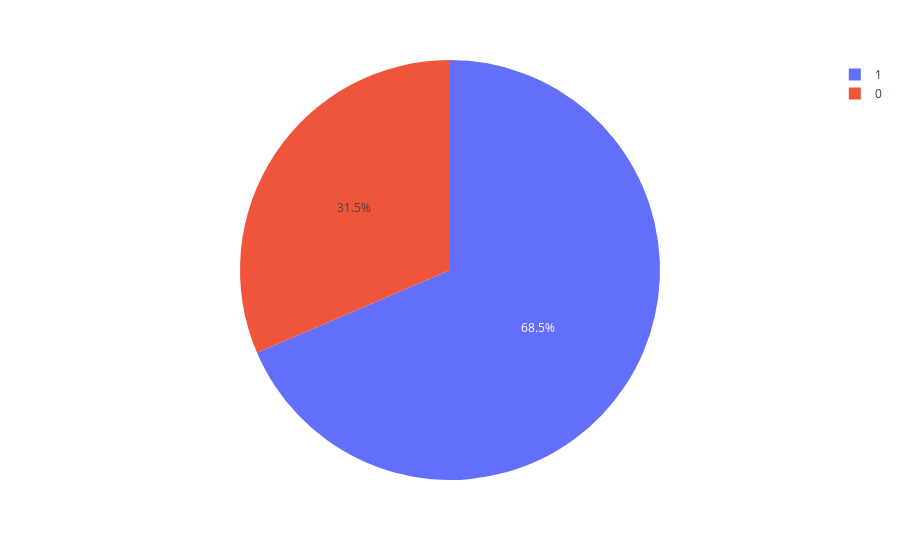

Write notebook code for a chart like this one.
### Markdown cell above
## Distribution par new_user

### Code cell
new_user_distribution = df["new_user"].value_counts().reset_index()
new_user_distribution.columns = ["new_user", "count"]

fig = px.pie(
    new_user_distribution,
    names="new_user",
    values="count",
)

fig.show()

### Figure 1 — Plotly figure (JSON) as saved in the notebook; plotly's stock layout.template omitted (floating-point values rounded to 4 significant figures)
{"data": [{"domain": {"x": [0, 1], "y": [0, 1]}, "hovertemplate": "new_user=%{label}<br>count=%{value}<extra></extra>", "labels": [1, 0], "legendgroup": "", "name": "", "showlegend": true, "type": "pie", "values": [195066, 89514]}], "layout": {"legend": {"tracegroupgap": 0}, "margin": {"t": 60}}}
